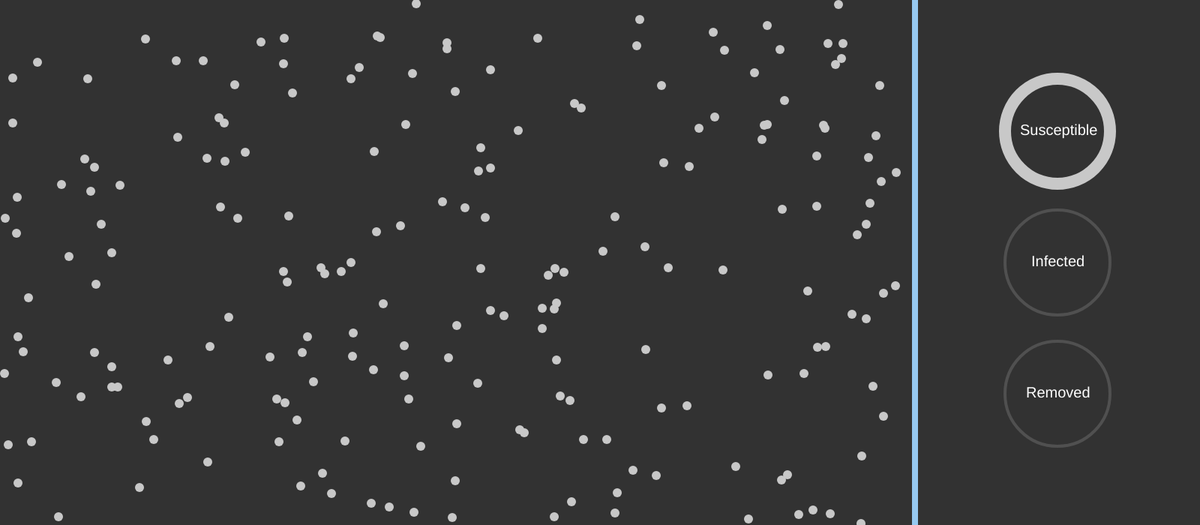
Frame 1 (no input)
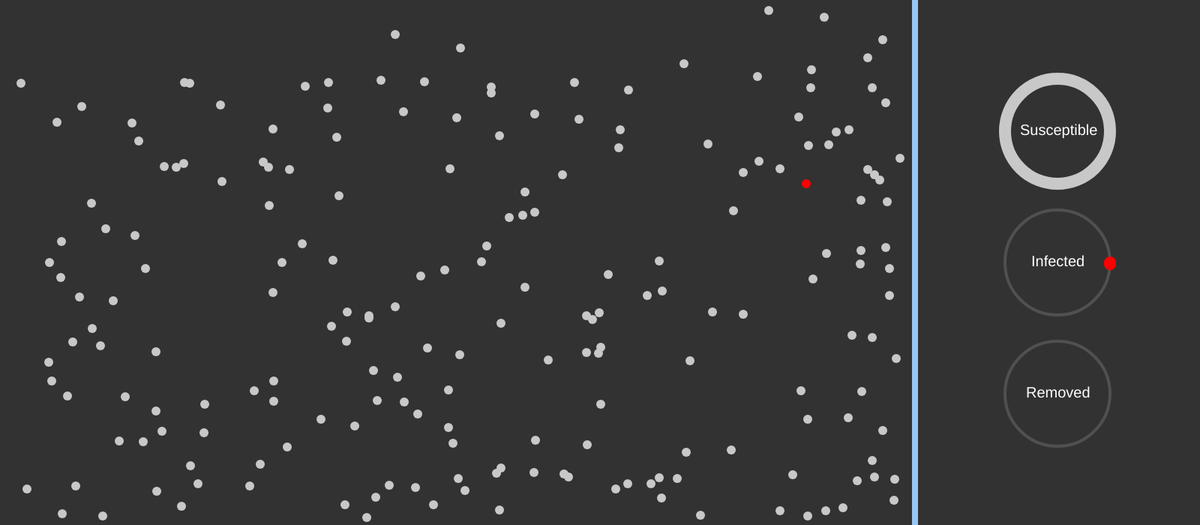
Frame 60 (no input)
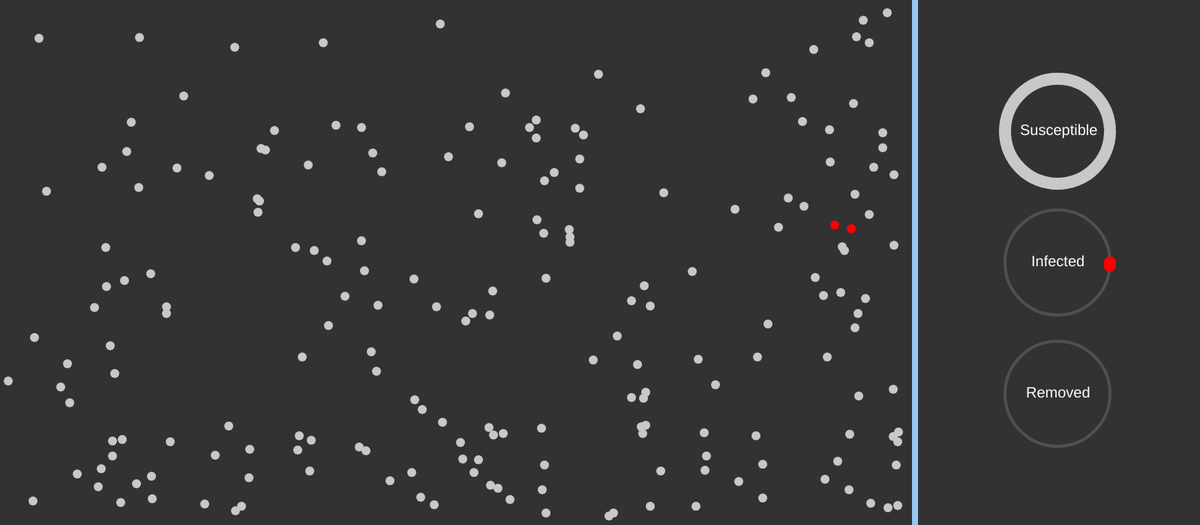
Frame 120 (the mouse pressed at the canvas centre since frame 60)

The p5.js sketch that drew these frames (run headless with seeded random() and noise() and a simulated clock; from frame 60 on, the mouse is pressed at the canvas centre):

// p5.js sketch
// ── sketch.js
let people = [];
let ersterKrank = false;
let framerate = 60;
let sick = 5000;

let population = 200;
let anzahlKrankeTage = 12;
let krankNachKontakt = 8;
let rangeOfInfection = 10;
let distancePerTick = 1;

function setup() {
  createCanvas(1600,700);
  frameRate(framerate);
  for (let i = 0; i < population; i++){
    let newPerson = new Person();
    people.push(newPerson);
  }
}

function draw() {
  angleMode(DEGREES);
  background(50);
  drawArcs();
  drawCenterLine();



  for (let i = 0; i < population; i++){
    let current = people[i];
    if (current.status == 1){
      let currentX = current.x;
      let currentY = current.y;
      let exposed = [];
      for (let p of people) {
        let px = p.x;
        let py = p.y;
        let c2 = (currentX - px)*(currentX - px) + (currentY - py)*(currentY - py);
        let distance = Math.sqrt(c2);
        if (distance < rangeOfInfection){
            exposed.push(p);
        }
      }
      infect(exposed);
    }
    current.move();
    current.show();
  }
}

function infect(exposed){
  for (let ex of exposed) {
    if (getRandomInt(krankNachKontakt) == 1){
      ex.status = 1;
    }
  }
}

function drawArcs(){
  let amountS = amountI = amountR = 0;
  for (let p of people) {
    if (p.status == 0){
      amountS++;
    } else if (p.status == 1){
      amountI++;
    } else {
      amountR++;
    }
  }

  angleS = (amountS / population) * 100 * 3.6;
  angleI = (amountI / population) * 100 * 3.6;
  angleR = (amountR / population) * 100 * 3.6;


  push();
    strokeWeight(4);
    noFill();
    stroke(80);
    arc(width-380/2,height/4,140,140,0,360);
    arc(width-380/2,height/2,140,140,0,360);
    arc(width-380/2,height/2 + height/4,140,140,0,360);
  pop();

  push();
    strokeWeight(16);
    stroke(200);
    noFill();
    arc(width-380/2,height/4,140,140,0,angleS);
  pop();

  push();
    strokeWeight(16);
    stroke(255,0,0);
    noFill();
    arc(width-380/2,height/2,140,140,0,angleI);
  pop();

  push();
    strokeWeight(16);
    stroke(0,255,0);
    noFill();
    arc(width-380/2,height/2 + height/4,140,140,0,angleR);
  pop();

  push();
    noStroke();
    textSize(20);
    fill(255);
    text("Susceptible", width-380/2-50, height/4+5);
    text("Infected", width-380/2-35,height/2+5);
    text("Removed", width-380/2-42,height/2 + height/4+5);
  pop();
}


function drawCenterLine(){
  push();
  stroke(150,200,240);
  strokeWeight(8);
  line(width-380, 0, width-380, height);
  pop();
}

// ── Helpers.js


function getRandomInt(max) {
  return Math.floor(Math.random() * Math.floor(max));
}

// ── Person.js
class Person {
  constructor() {
        this.x = getRandomInt(width - 400);
        this.y = getRandomInt(height);
        this.status = 0;
        this.changeX = distancePerTick;
        this.changeY = distancePerTick;
        this.tageKrank = 0;
        this.zahlBisChange = 200;

  }

  show(){
    push();
    if (this.status == 0){
      fill(200);
    } else if (this.status == 1){
      fill(255,0,0);
    } else {
      fill(0,255,0);
    }
    noStroke();
    ellipse(this.x, this.y, 12);
    pop();
  }

  move() {
    this.changeDirection();
    this.checkBorder();
    if (this.status == 1){
      this.tageKrank++;
    }
    if (this.tageKrank > framerate * anzahlKrankeTage){
      this.status = 2;
    }

    if (getRandomInt(sick) == 1 && !ersterKrank) {
      this.status = 1;
      ersterKrank = true;
    }
    this.x += this.changeX;
    this.y += this.changeY;
  }

  changeDirection(){
    if (getRandomInt(this.zahlBisChange) == 1){
      this.changeX *= -1;
    }
    if (getRandomInt(this.zahlBisChange) == 1){
      this.changeY *= -1;
    }
  }

  checkBorder() {
    if (this.x <= 10){
      this.changeX = 1;
    }
    if (this.x >= width - 400){
      this.changeX = -1;
    }
    if (this.y <= 10){
      this.changeY = 1;
    }
    if (this.y >= height - 10){
      this.changeY = -1;
    }
  }
}

// ── main.js
function update(){
  let rangePopulationValue = document.getElementById("rangePopulation").value;
  document.getElementById("rangePopulationText").value = rangePopulationValue;

  let rangeInfDaysValue = document.getElementById("rangeInfDays").value;
  document.getElementById("rangeInfDaysText").value = rangeInfDaysValue;

  let range1ofXValue = document.getElementById("range1ofX").value;
  document.getElementById("range1ofXText").value = range1ofXValue;

  let rangeInfectionValue = document.getElementById("rangeInfection").value;
  document.getElementById("rangeInfectionText").value = rangeInfectionValue;

  let rangeWalkingSpeedValue = document.getElementById("rangeWalkingSpeed").value;
  document.getElementById("rangeWalkingSpeedText").value = rangeWalkingSpeedValue;
}

function startNew(){
  people = [];
  ersterKrank = false;
  setNewValues();
  setup();
}

function setNewValues() {
  population = Number(document.getElementById("rangePopulationText").value);
  anzahlKrankeTage = Number(document.getElementById("rangeInfDaysText").value);
  krankNachKontakt = Number(document.getElementById("range1ofXText").value);
  rangeOfInfection = Number(document.getElementById("rangeInfectionText").value);
  distancePerTick = 0.1*(Number(document.getElementById("rangeWalkingSpeedText").value));
}
